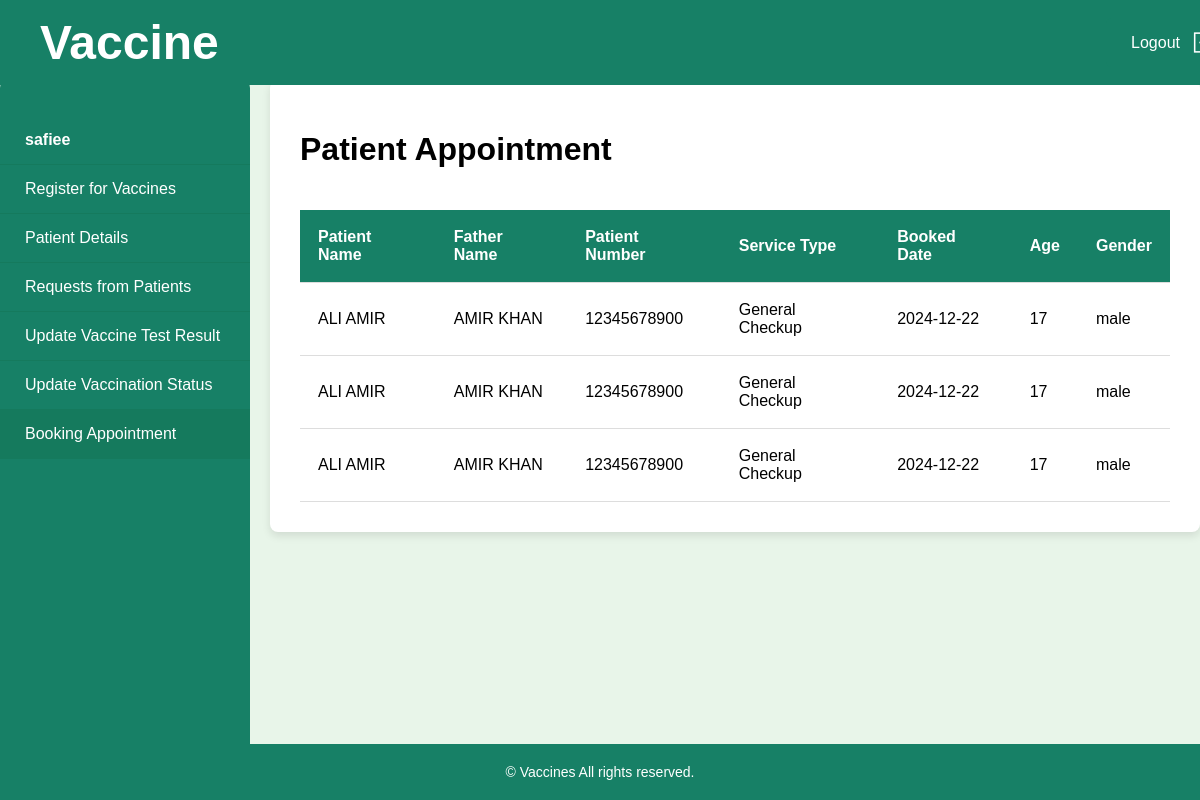
/hospital/hosp_booking_appointment.php (signed in), run on the app's committed database.
### tables this page shows
CREATE TABLE `appointments` (
  `id` int(11) NOT NULL,
  `appoint_name` varchar(100) NOT NULL,
  `appoint_fname` varchar(100) NOT NULL,
  `appoint_age` int(11) NOT NULL,
  `appoint_number` varchar(15) NOT NULL,
  `appoint_gender` varchar(255) NOT NULL,
  `appoint_hosp_name` varchar(255) NOT NULL,
  `appointment_date` date DEFAULT current_timestamp(),
  `service_type` varchar(50) NOT NULL,
  `user_id` int(11) NOT NULL
);

### hospital/hosp_booking_appointment.php (the view, shortened to what this page needs)
<?php
  include '../pages/connect.php';
?>
<!DOCTYPE html>
<html lang="en">
<head>
    <link rel="stylesheet"  href="../style/hospital11.css">
</head>
<body>
    <div class="header">
    <a class="navbar-brand" >
<span id="1">
         <h1> Vaccine  </h1>
            </span>
          </a>
        <span>
            <a href="../pages/logout.php" style="text-decoration: none;">
                <button id="logout">Logout
                    <img src="../assets/icons8-logout-100.png" alt="" width="25px" height="25px">
                </button>
            </a>
        </span>
    </div>
    <div class="container">
        <div class="sidebar">
            <ul>
                <li style='pointer-events: none;'><strong><?php echo $_SESSION["name"];?></strong></li>
                <a href="../hospital/patientRegister_vaccines.php"><li>Register for Vaccines</li></a>
                <a class="hide-show" href="../hospital/patient_details.php"><li>Patient Details</li></a>
                <a class="hide-show" href="../hospital/requests_patients.php"><li>Requests from Patients</li></a>
                <a class="hide-show" href="../hospital/update_test_result.php"><li>Update Vaccine Test Result</li></a>
                <a class="hide-show" href="../hospital/update_vaccination_status.php"><li>Update Vaccination Status</li></a>
                <a class="hide-show" href="../hospital/hosp_booking_appointment.php"><li class='active'>Booking Appointment</li></a>
            </ul>
        </div>
        <div class="main-content">
            <div class="container2">
                <h1>Patient Appointment</h1>
                <div class="table-responsive">
                    <table>
                        <thead>
                            <tr>
                                <th>Patient Name</th>
                                <th>Father Name</th>
                                <th>Patient Number</th>
                                <th>Service Type</th>
                                <th>Booked Date</th>
                                <th>Age</th>
                                <th>Gender</th>
                            </tr>
                        </thead>
                        <tbody>
                            <?php
                                $hospital_name = $_SESSION['name'];
                                $apoint_query = "SELECT * FROM appointments WHERE appoint_hosp_name = '$hospital_name'";
                                $appoint_res = mysqli_query($conn, $apoint_query);
                                if (mysqli_num_rows($appoint_res) > 0) {
                                    while ($appoint_row = mysqli_fetch_assoc($appoint_res)) {
                                        echo "<tr>
                                            <td>$appoint_row[appoint_name]</td>
                                            <td>$appoint_row[appoint_fname]</td>
                                            <td>$appoint_row[appoint_number]</td>
                                            <td>$appoint_row[service_type]</td>
                                            <td>$appoint_row[appointment_date]</td>
                                            <td>$appoint_row[appoint_age]</td>
                                            <td>$appoint_row[appoint_gender]</td>
                                        </tr>";
                                    }
                                } else {
                                    echo "<tr><td colspan='7'>No appointments found</td></tr>";
                                }
                            ?>
                        </tbody>
                    </table>
                </div>
            </div>
        </div>
    </div>
    <footer>
        &copy; Vaccines All rights reserved.
    </footer>
</body>
</html>

### style/hospital11.css (style rules this page uses)
body, html { margin: 0; padding: 0; font-family: 'Poppins', sans-serif; background-color: #e8f5e9; display: flex; flex-direction: column; height: 100%; }
.header { display: flex; justify-content: space-between; align-items: center; background-color: #178066; color: white; padding: 15px 40px; width: 100%; position: fixed; top: 0; left: 0; z-index: 1000; }
#logout { background-color: #178066; color: white; border: none; padding: 12px 25px; border-radius: 5px; cursor: pointer; display: flex; align-items: center; gap: 10px; font-size: 16px; transition: background-color 0.3s ease; }
.container { display: flex; justify-content: flex-start; align-items: flex-start; margin-top: 80px; margin-bottom: 70px; flex-grow: 1; }
.sidebar { width: 250px; background-color: #178066; color: white; height: 100vh; padding-top: 20px; position: fixed; border-radius: 8px; }
.sidebar ul { list-style: none; padding: 0; }
.sidebar ul a { text-decoration: none; color: white; }
.sidebar ul li { padding: 15px 25px; transition: background-color 0.3s ease; cursor: pointer; border-bottom: 1px solid #157a5d; }
.sidebar ul li:hover, .sidebar ul .active { background-color: #157a5d; }
.main-content { flex-grow: 1; margin-left: 270px; padding: 30px; background-color: white; border-radius: 8px; box-shadow: 0 4px 8px rgba(0, 0, 0, 0.1); display: flex; flex-direction: column; align-items: flex-start; overflow: auto; }
.table-responsive { overflow-x: auto; }
table { width: 100%; border-collapse: collapse; margin-top: 20px; }
th, td { padding: 18px; text-align: left; border-bottom: 1px solid #ddd; }
th { background-color: #178066; color: white; font-weight: 600; }
footer { background-color: #178066; color: white; text-align: center; padding: 20px 0; font-size: 14px; width: 100%; position: fixed; bottom: 0; left: 0; z-index: 1000; }
.header h1 { color: white; margin: 0; font-size: 3rem; }

### data on the page
appointments: appoint_name "ALI AMIR", appoint_fname "AMIR KHAN", appoint_number "12345678900", service_type "General Checkup", appointment_date "2024-12-22", appoint_age "17", appoint_gender "male"
appointments: appoint_name "ALI AMIR", appoint_fname "AMIR KHAN", appoint_number "12345678900", service_type "General Checkup", appointment_date "2024-12-22", appoint_age "17", appoint_gender "male"
appointments: appoint_name "ALI AMIR", appoint_fname "AMIR KHAN", appoint_number "12345678900", service_type "General Checkup", appointment_date "2024-12-22", appoint_age "17", appoint_gender "male"

### other printed values
$_SESSION["name"] "safiee"
